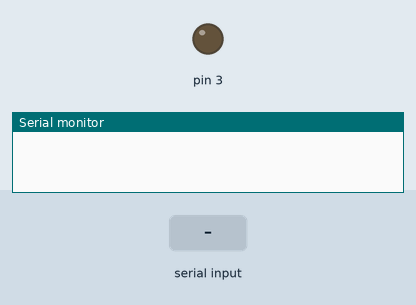
This sketch was run on a simulated Arduino Uno, built with avr-gcc and run on an emulated ATmega328P. Shown: output pins drawn as LEDs (lit = HIGH), the last lines printed to the serial monitor. The test bench sets the inputs (shaded band).

Above: at 1.2 s.
1.3 s: "90,45\n" received over Serial
At 1.8 s:
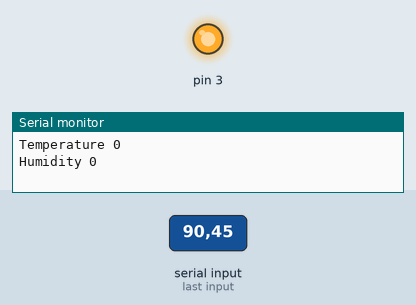
4.3 s: "30,150\n" received over Serial
At 6.8 s:
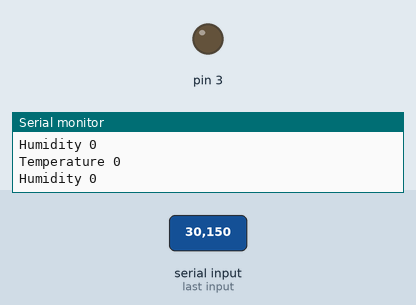
7.3 s: "t,45\n" received over Serial
At 7.6 s:
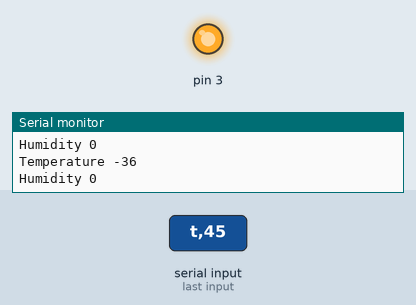
Timing chart, 0 to 10.8 s (numbered marks = the images above; inputs shaded):
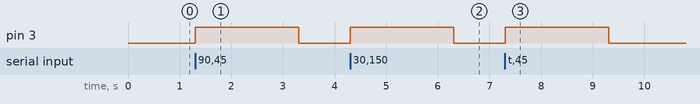

The sketch:

test.ino
```cpp
void lightLED();
void recvInfor();
char msg[6];
int temp = 0;
int humid = 0;

void setup() {

  Serial.begin(9600);

  pinMode(3, OUTPUT);
}

void loop() {

  recvInfo();
 // lightLED();

}

void recvInfo() {
  int av = Serial.available();

  if (av >= 6) {
    for (int i = 0; i < 6; i++){
      msg[i] = Serial.read();
    }
    for (int i = 0; i < 6; i++){
      if (msg[i] == 't'){
        temp = (msg[i+1] - '0')*10 + (msg[i+2]- '0');

       }
       if (msg[i] == 'h'){
         humid = (msg[i+1] - '0')*10 + (msg[i+2]- '0');
       }
     }
      lightLED(3);
  }

}

void lightLED(int led) {


    Serial.print("Temperature ");
    Serial.println(temp);
    Serial.print("Humidity ");
    Serial.println(humid);
    digitalWrite(led, HIGH);
    delay(2000);
    digitalWrite(led, LOW);

}
```

Measured:
- after the input at 1.3 s, pin 3: LOW → HIGH at once, → LOW 2.0 s later
- after the input at 4.3 s, pin 3: LOW → HIGH at once, → LOW 2.0 s later
- after the input at 7.3 s, pin 3: LOW → HIGH at once, → LOW 2.0 s later
